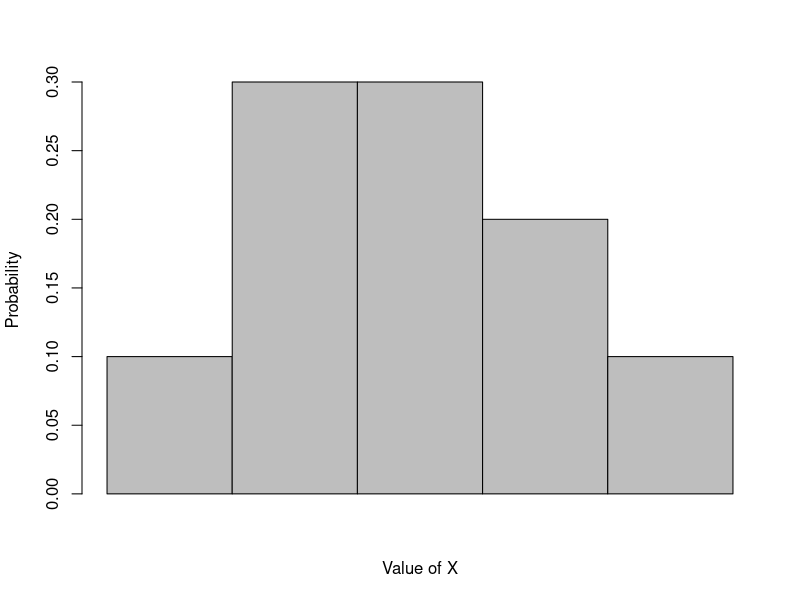
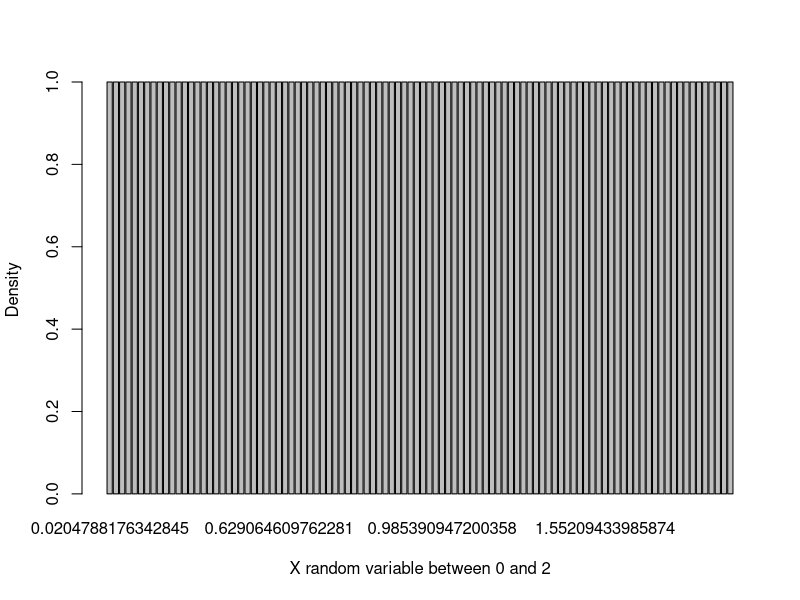

Write R code to recreate these figures, in order.
## ---- chunk 1
x=c(0,1,2,3,4)
y=c(0.1,0.3,0.3,0.2,0.1)
barplot(y,width = 1,xlab = "Value of X", ylab = "Probability",space = 0)
## ---- chunk 2
uniform = table(runif(100,min = 0,max = 2))
barplot(uniform,xlab = "X random variable between 0 and 2", ylab = "Density")
## ---- chunk 3
p1=pnorm(.6,0.56,0.019)-pnorm(0.52,0.56,0.019)
## ---- chunk 4
p2=pnorm(.72,mean = .56,sd = 0.019,lower.tail = FALSE)
## ---- chunk 5
X=c(-1,0,1,2)
P = c(0.3,0.2,0.3,0.2)
X2 = (X-mean(X))^2
variance=X2%*%P
std=sqrt(variance)
